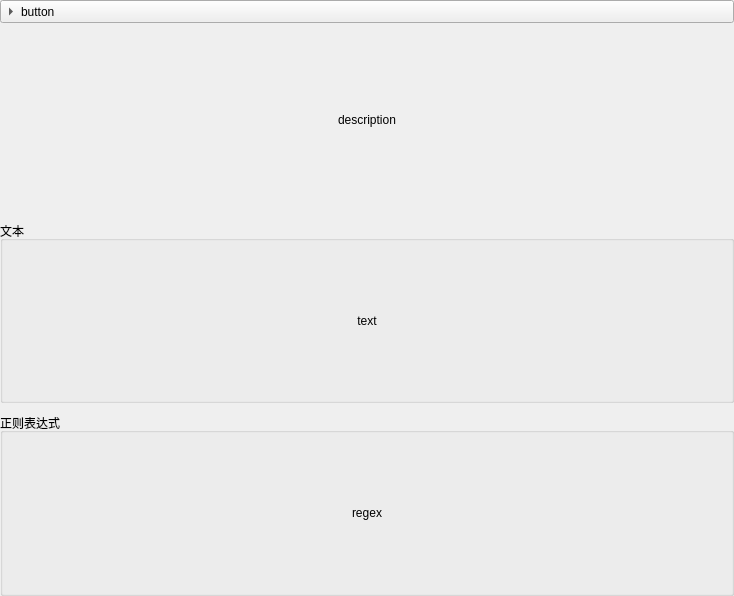
<?xml version="1.0" encoding="UTF-8"?>
<ui version="4.0">
 <class>ToolPage</class>
 <widget class="QWidget" name="ToolPage">
  <property name="geometry">
   <rect>
    <x>0</x>
    <y>0</y>
    <width>734</width>
    <height>596</height>
   </rect>
  </property>
  <property name="windowTitle">
   <string>Form</string>
  </property>
  <layout class="QVBoxLayout" name="verticalLayout">
   <property name="spacing">
    <number>5</number>
   </property>
   <property name="leftMargin">
    <number>0</number>
   </property>
   <property name="topMargin">
    <number>0</number>
   </property>
   <property name="rightMargin">
    <number>0</number>
   </property>
   <property name="bottomMargin">
    <number>0</number>
   </property>
   <item>
    <widget class="QToolButton" name="itemButton">
     <property name="sizePolicy">
      <sizepolicy hsizetype="Expanding" vsizetype="Fixed">
       <horstretch>0</horstretch>
       <verstretch>0</verstretch>
      </sizepolicy>
     </property>
     <property name="text">
      <string>button</string>
     </property>
     <property name="toolButtonStyle">
      <enum>Qt::ToolButtonTextBesideIcon</enum>
     </property>
     <property name="autoRaise">
      <bool>false</bool>
     </property>
     <property name="arrowType">
      <enum>Qt::RightArrow</enum>
     </property>
    </widget>
   </item>
   <item>
    <widget class="QWidget" name="infoWidget" native="true">
     <layout class="QGridLayout" name="gridLayout_3">
      <property name="leftMargin">
       <number>0</number>
      </property>
      <property name="topMargin">
       <number>0</number>
      </property>
      <property name="rightMargin">
       <number>0</number>
      </property>
      <property name="bottomMargin">
       <number>0</number>
      </property>
      <property name="horizontalSpacing">
       <number>0</number>
      </property>
      <property name="verticalSpacing">
       <number>10</number>
      </property>
      <item row="2" column="0">
       <widget class="QGroupBox" name="groupBox_tp2">
        <property name="title">
         <string>正则表达式</string>
        </property>
        <layout class="QGridLayout" name="gridLayout_2">
         <property name="leftMargin">
          <number>0</number>
         </property>
         <property name="topMargin">
          <number>0</number>
         </property>
         <property name="rightMargin">
          <number>0</number>
         </property>
         <property name="bottomMargin">
          <number>0</number>
         </property>
         <property name="spacing">
          <number>0</number>
         </property>
         <item row="0" column="0">
          <widget class="QLabel" name="ToolPage_regex">
           <property name="text">
            <string>regex</string>
           </property>
           <property name="alignment">
            <set>Qt::AlignCenter</set>
           </property>
          </widget>
         </item>
        </layout>
       </widget>
      </item>
      <item row="1" column="0">
       <widget class="QGroupBox" name="groupBox_tp1">
        <property name="title">
         <string>文本</string>
        </property>
        <layout class="QGridLayout" name="gridLayout">
         <property name="leftMargin">
          <number>0</number>
         </property>
         <property name="topMargin">
          <number>0</number>
         </property>
         <property name="rightMargin">
          <number>0</number>
         </property>
         <property name="bottomMargin">
          <number>0</number>
         </property>
         <property name="spacing">
          <number>0</number>
         </property>
         <item row="0" column="0">
          <widget class="QLabel" name="ToolPage_text">
           <property name="text">
            <string>text</string>
           </property>
           <property name="alignment">
            <set>Qt::AlignCenter</set>
           </property>
          </widget>
         </item>
        </layout>
       </widget>
      </item>
      <item row="0" column="0">
       <widget class="QLabel" name="ToolPage_description">
        <property name="sizePolicy">
         <sizepolicy hsizetype="Expanding" vsizetype="Minimum">
          <horstretch>0</horstretch>
          <verstretch>0</verstretch>
         </sizepolicy>
        </property>
        <property name="text">
         <string>description</string>
        </property>
        <property name="alignment">
         <set>Qt::AlignCenter</set>
        </property>
       </widget>
      </item>
     </layout>
    </widget>
   </item>
  </layout>
 </widget>
 <resources/>
 <connections/>
</ui>
